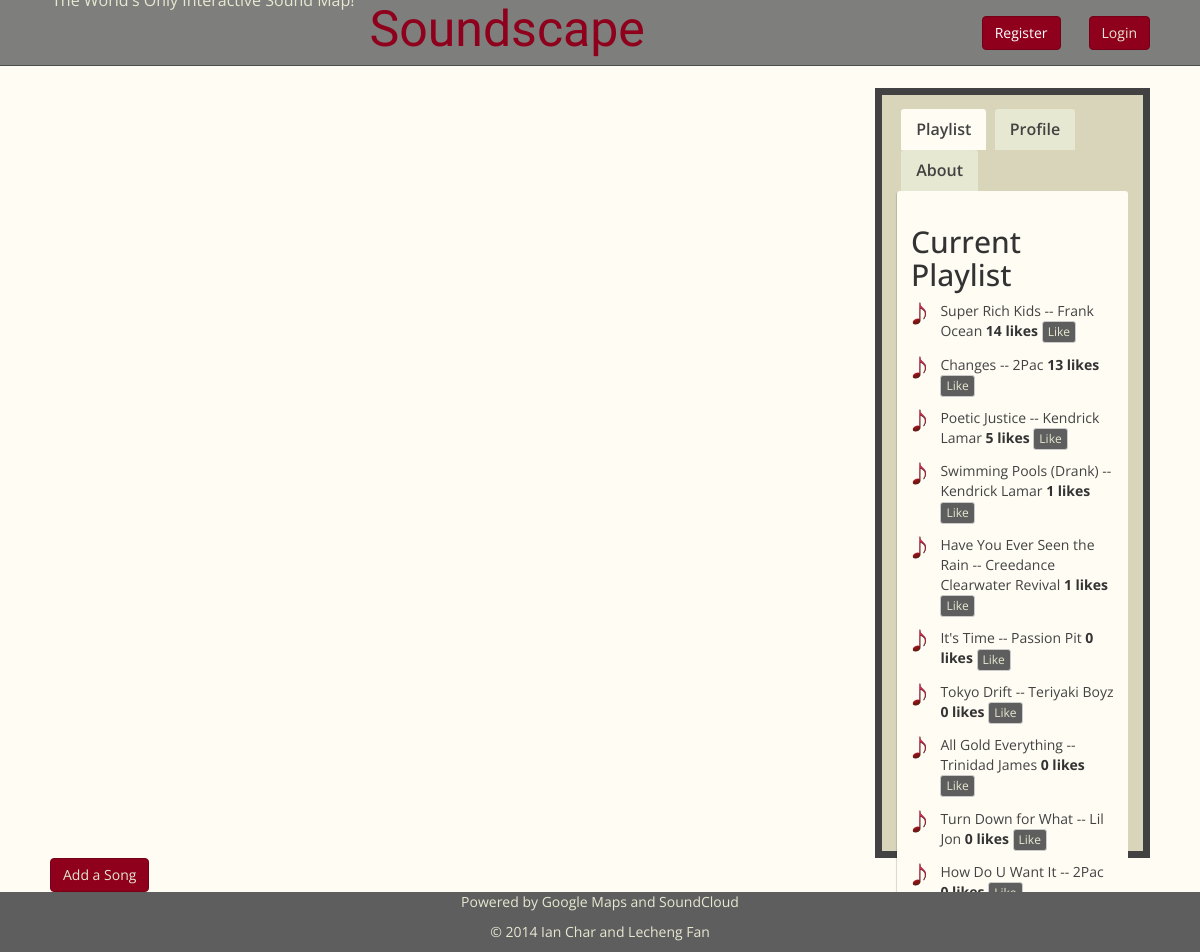
Before: /soundmap/ with the older database file.
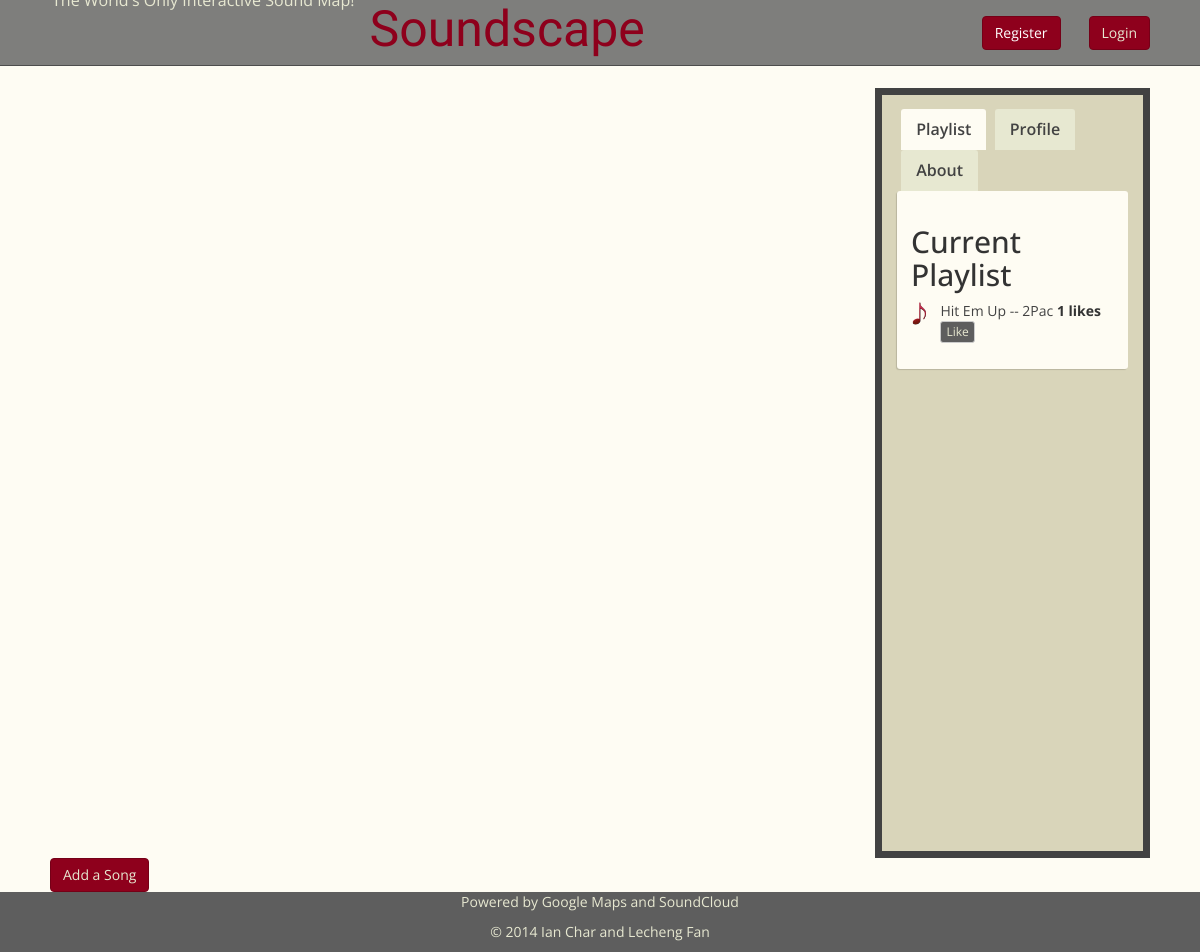
After: the same page with the newer database file.
### soundmap/models.py (models this page shows, shortened)
class Song(models.Model):
	name = models.CharField(max_length=128)
	artist = models.CharField(max_length=128)
	url = models.URLField()
	listens = models.IntegerField(default=0)
	likes = models.IntegerField(default=0)
	latitude = models.FloatField(default=0)
	longitude = models.FloatField(default=0)
	uploader = models.ForeignKey(UserProfile)

### soundmap/views.py (the view)
def index(request):
	context = RequestContext(request)
	song_list = Song.objects.order_by('-likes')[:16]
	form=SongForm()
	context_dict = {'song_list':song_list, 'form':form}
	return render_to_response('soundmap/index.html', context_dict, context)

### soundmap/forms.py
class SongForm(forms.ModelForm):
	name = forms.CharField(max_length=128, help_text="Please enter the song name")
	artist = forms.CharField(max_length=128, help_text="Please enter the artist name")
	url = forms.URLField(max_length=200, help_text="Please enter the URL of the Soundcloud file")
	listens = forms.IntegerField(widget=forms.HiddenInput(), initial=0)
	likes = forms.IntegerField(widget=forms.HiddenInput(), initial=0)
	latitude = forms.FloatField(widget=forms.HiddenInput(), initial=0)
	longitude = forms.FloatField(widget=forms.HiddenInput(), initial=0)
	class Meta:
		model = Song
		fields = ('name', 'artist', 'url')

### templates/soundmap/index.html (shortened to what this page needs)
{% extends 'soundmap/base.html' %}
{% load static %}
{% block head_block %}
	<link rel="stylesheet" href="{% static 'jquery-ui/jquery-ui.theme.min.css' %}"/>
	<link rel="stylesheet" href="{% static 'css/index_style.css' %}" />
	<link rel="stylesheet" href="{% static 'css/tab-style.css' %}" />
{% endblock %}
{% block body_block %}
    <div class = "col-md-9" id="mapContainer"></div>
    <div class = "col-md-3" id="songTable">
    	{% block side_block %}
	    <div class="tabs">
		    <ul class="tab-links">
		        <li class="active"><a href="#playlist-tab">Playlist</a></li>
		        <li><a href="#tab2">Profile</a></li>
		        <li><a href="#tab3">About</a></li>
		    </ul>
		    <div class="tab-content">
		        <div id="playlist-tab" class="tab active">
		            <h2>Current Playlist</h2>
		            {% if song_list %}
			    		<ul class = "no-bullet">
			    			{% for song in song_list %}
			    			<li class="playlist">
			    				<a onclick="playMusic('{{song.url}}', {{song.id}})" href="#" id="playSong">{{song.name}} -- {{song.artist}}</a>
			    				<b id="like_count_{{song.id}}">{{song.likes}} likes</b>
			    				<button onclick="likeSong({{song.id}})" id="like-btn-{{song.id}}" data-songid="{{song.id}}" class="btn btn-xs btn-default" type="button">Like</button>
			    			</li>
			    			{% endfor %}
			    		</ul>
			    	{% else %}
				    	<ul>
				    		<li> No songs to play at this time </li>
				    	</ul>
				    {% endif %}
		        </div>
		    </div>
		</div>
		{% endblock %}
    </div>
    <button class="btn btn-primary" data-toggle="modal" data-target=".bs-example-modal-md">Add a Song</button>
{% endblock %}

Changed rows visible on the page:
removed Song: name "Super Rich Kids", artist "Frank Ocean", likes "14"
removed Song: name "Poetic Justice", artist "Kendrick Lamar", likes "5"
removed Song: name "Swimming Pools (Drank)", artist "Kendrick Lamar", likes "1"
removed Song: name "Have You Ever Seen the Rain", artist "Creedance Clearwater Revival", likes "1"
removed Song: name "It's Time", artist "Passion Pit", likes "0"
removed Song: name "Tokyo Drift", artist "Teriyaki Boyz", likes "0"
removed Song: name "All Gold Everything", artist "Trinidad James", likes "0"
removed Song: name "Turn Down for What", artist "Lil Jon", likes "0"
removed Song: name "How Do U Want It", artist "2Pac"
changed Song "2Pac": name "Changes" → "Hit Em Up"; likes "13" → "1"
